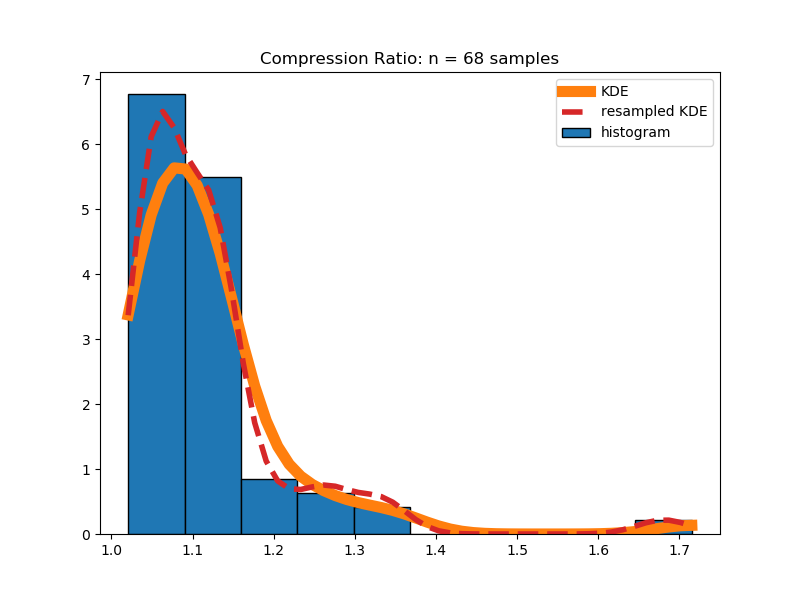
#> input picture tmp/huffman_tests/compression-ratio.png, 800 x 600 px
$ python main_test_img2enc.py --input-file compression-ratio.png
#> lines starting #> are read from the running program, lines starting #| are printed output that depends on the picture
### tmp/huffman_tests/utils/compression.py
# =============================================================================================== #
# Imports
# =============================================================================================== #
from PIL import  Image
from PIL import ImageChops

import os
import sys, string
import copy
import time

from collections import Counter
from itertools import chain

from pprint import pprint

from utils.functions import raw_size, count_symbols, build_tree, trim_tree, assign_codes, pad_bits, to_binary_list
from utils.classes import OutputBitStream

def compressed_size(counts, codes):
    header_size = 2 * 16 # height and width as 16 bit values

    tree_size = len(counts) * (1 + 8) # Leafs: 1 bit flag, 8 bit symbol each
    tree_size += len(counts) - 1 # Nodes: 1 bit flag each
    if tree_size % 8 > 0: # Padding to next full byte
        tree_size += 8 - (tree_size % 8)

    # Sum for each symbol of count * code length
    pixels_size = sum([count * len(codes[symbol]) for symbol, count in counts])
    if pixels_size % 8 > 0: # Padding to next full byte
        pixels_size += 8 - (pixels_size % 8)

    return (header_size + tree_size + pixels_size) / 8


def encode_header(image, bitstream):
    height_bits = pad_bits(to_binary_list(image.height), 16)
    bitstream.write_bits(height_bits)
    width_bits = pad_bits(to_binary_list(image.width), 16)
    bitstream.write_bits(width_bits)
    pass


def encode_tree(tree, bitstream):
    if type(tree) == tuple: # Note - write 0 and encode children
        bitstream.write_bit(0)
        encode_tree(tree[0], bitstream)
        encode_tree(tree[1], bitstream)
    else: # Leaf - write 1, followed by 8 bit symbol
        bitstream.write_bit(1)
        symbol_bits = pad_bits(to_binary_list(tree), 8)
        bitstream.write_bits(symbol_bits)
        pass
    pass


def encode_pixels(image, codes, bitstream):
    for pixel in image.getdata():
        if image.mode == 'L':
            bitstream.write_bits(codes[pixel])
        else:
            for value in pixel:
                bitstream.write_bits(codes[value])
                pass
            pass
        pass
    pass

def compress_image(in_file_name, out_file_name, verbose = 0):
    if verbose > 0:
        print('Compressing "%s" -> "%s"' % (in_file_name, out_file_name))
        pass

    image = Image.open(in_file_name)
    if verbose > 0:
        print('Image shape: (height=%d, width=%d)' % (image.height, image.width))
        print('Image mode: %s' % (image.mode))
        pass

    if image.mode == 'L': channels = 1
    else: channels = 3
    size_raw = raw_size(image.height, image.width, channels = channels)
    if verbose > 0:
        print('RAW image size: %d bytes' % size_raw)
        pass

    counts = count_symbols(image)
    if verbose == 2:
        print('Counts:')
        pprint(counts)
        pass

    tree = build_tree(counts)
    if verbose == 2:
        print('Tree:')
        print(str(tree))
        pass

    trimmed_tree = trim_tree(tree)
    if verbose == 2:
        print('Trimmed tree:')
        print(str(trimmed_tree))
        pass


    codes = assign_codes(trimmed_tree)
    if verbose == 2:
        print('Codes:')
        print(codes)
        pass

    size_estimate = compressed_size(counts, codes)
    if verbose == 2:
        print('Estimated size: %d bytes' % size_estimate)


    if verbose == 2:
        print('Writing...')
    stream = OutputBitStream(out_file_name)
    if verbose == 2:
        print('* Header offset: %d' % stream.bytes_written)
    encode_header(image, stream)
    stream.flush() # Ensure next chunk is byte-aligned
    if verbose == 2:
        print('* Tree offset: %d' % stream.bytes_written)
    encode_tree(trimmed_tree, stream)
    stream.flush() # Ensure next chunk is byte-aligned
    if verbose == 2:
        print('* Pixel offset: %d' % stream.bytes_written)
    encode_pixels(image, codes, stream)
    stream.close()

    size_real = stream.bytes_written
    if verbose == 2:
        print('Wrote %d bytes.' % size_real)
    if verbose == 2:
        print('Estimate is %scorrect.' % ('' if size_estimate == size_real else 'in'))
        print('Compression ratio: %0.2f' % (float(size_raw) / size_real))

    return float(size_raw) / size_real

### tmp/huffman_tests/utils/functions.py

# =============================================================================================== #
# Imports
# =============================================================================================== #

from PIL import  Image
from PIL import ImageChops

import os
import sys, string
import copy
import time

from collections import Counter
from itertools import chain

from pprint import pprint

# =============================================================================================== #
# Calculating Symbol Counts
# =============================================================================================== #

def count_symbols(image):
    pixels = image.getdata()

    if image.mode == 'L': values = pixels
    else: values = chain.from_iterable(pixels)

    counts = Counter(values).items()
    return sorted(counts, key=lambda x:x[::-1])

# =============================================================================================== #
# Building the Tree
# =============================================================================================== #

def build_tree(counts) :
    nodes = [entry[::-1] for entry in counts] # Reverse each (symbol,count) tuple
    while len(nodes) > 1 :
        leastTwo = tuple(nodes[0:2]) # get the 2 to combine
        theRest = nodes[2:] # all the others
        combFreq = leastTwo[0][0] + leastTwo[1][0]  # the branch points freq
        nodes = theRest + [(combFreq, leastTwo)] # add branch point to the end
        nodes.sort(key = lambda x: x[0]) # sort it into place
    return nodes[0] # Return the single tree inside the list

# =============================================================================================== #
# Trimming the Tree
# =============================================================================================== #

def trim_tree(tree) :
    p = tree[1] # Ignore freq count in [0]
    if type(p) is tuple: # Node, trim left then right and recombine
        return (trim_tree(p[0]), trim_tree(p[1]))
    return p # Leaf, just return it

# =============================================================================================== #
# Assigning Codes
# =============================================================================================== #

def assign_codes_impl(codes, node, pat):
    if type(node) == tuple:
        assign_codes_impl(codes, node[0], pat + [0]) # Branch point. Do the left branch
        assign_codes_impl(codes, node[1], pat + [1]) # then do the right branch.
    else:
        codes[node] = pat # A leaf. set its code


def assign_codes(tree):
    codes = {}
    assign_codes_impl(codes, tree, [])
    return codes

# =============================================================================================== #
# Encoding
# =============================================================================================== #

def to_binary_list(n):
    """Convert integer into a list of bits"""
    return [n] if (n <= 1) else to_binary_list(n >> 1) + [n & 1]


def from_binary_list(bits):
    """Convert list of bits into an integer"""
    result = 0
    for bit in bits:
        result = (result << 1) | bit
    return result


def pad_bits(bits, n):
    """Prefix list of bits with enough zeros to reach n digits"""
    assert(n >= len(bits))
    return ([0] * (n - len(bits)) + bits)


def raw_size(width, height, channels = 3):
    header_size = 2 * 16 # height and width as 16 bit values
    pixels_size = channels * 8 * width * height # RGB 3 channels | Grayscale 1 channel, 8 bits per channel
    return (header_size + pixels_size) / 8

### tmp/huffman_tests/utils/classes.py
from PIL import  Image
from PIL import ImageChops

import os
import sys, string
import copy
import time

from collections import Counter
from itertools import chain

from pprint import pprint

from utils.functions import from_binary_list, pad_bits, to_binary_list

# =============================================================================================== #
# Output Bitstream
# =============================================================================================== #

class OutputBitStream(object):
    def __init__(self, file_name):
        self.file_name = file_name
        self.file = open(self.file_name, 'wb')
        self.bytes_written = 0
        self.buffer = []
        pass

    def write_bit(self, value):
        self.write_bits([value])
        pass

    def write_bits(self, values):
        self.buffer += values
        while len(self.buffer) >= 8:
            self._save_byte()
            pass
        pass

    def flush(self):
        if len(self.buffer) > 0: # Add trailing zeros to complete a byte and write it
            self.buffer += [0] * (8 - len(self.buffer))
            self._save_byte()
        assert(len(self.buffer) == 0)
        pass

    def _save_byte(self):
        bits = self.buffer[:8]
        self.buffer[:] = self.buffer[8:]

        byte_value = from_binary_list(bits)
        self.file.write(bytes([byte_value]))
        self.bytes_written += 1
        pass

    def close(self):
        self.flush()
        self.file.close()
        pass
    pass

# =============================================================================================== #
# Input Bitstream
# =============================================================================================== #

class InputBitStream(object):
    def __init__(self, file_name):
        self.file_name = file_name
        self.file = open(self.file_name, 'rb')
        self.bytes_read = 0
        self.buffer = []
        pass

    def read_bit(self):
        return self.read_bits(1)[0]

    def read_bits(self, count):
        while len(self.buffer) < count:
            self._load_byte()
        result = self.buffer[:count]
        self.buffer[:] = self.buffer[count:]
        return result

    def flush(self):
        assert(not any(self.buffer))
        self.buffer[:] = []
        pass

    def _load_byte(self):
        value = ord(self.file.read(1))
        self.buffer += pad_bits(to_binary_list(value), 8)
        self.bytes_read += 1
        pass

    def close(self):
        self.file.close()
        pass
    pass

### tmp/huffman_tests/utils/decompression.py
# =============================================================================================== #
# Imports
# =============================================================================================== #
from PIL import  Image
from PIL import ImageChops

import os
import sys, string
import copy
import time

from collections import Counter
from itertools import chain

from pprint import pprint


from utils.functions import raw_size, count_symbols, build_tree, trim_tree, assign_codes, pad_bits, from_binary_list
from utils.classes import InputBitStream

# =============================================================================================== #
# Decompression
# =============================================================================================== #

def decode_header(bitstream):
    height = from_binary_list(bitstream.read_bits(16))
    width = from_binary_list(bitstream.read_bits(16))
    return (height, width)


# https://stackoverflow.com/a/759766/3962537
def decode_tree(bitstream):
    flag = bitstream.read_bits(1)[0]
    if flag == 1: # Leaf, read and return symbol
        return from_binary_list(bitstream.read_bits(8))
    left = decode_tree(bitstream)
    right = decode_tree(bitstream)
    return (left, right)


def decode_value(tree, bitstream):
    bit = bitstream.read_bits(1)[0]
    node = tree[bit]
    if type(node) == tuple:
        return decode_value(node, bitstream)
    return node


def decode_pixels(height, width, channels, tree, bitstream):
    pixels = bytearray()
    for i in range(height * width * channels):
        pixels.append(decode_value(tree, bitstream))
    if channels == 3:
        return Image.frombytes('RGB', (width, height), bytes(pixels))
    else:
        return Image.frombytes('L', (width, height), bytes(pixels))


def decompress_image(in_file_name, out_file_name, channels):
    if channels == 'L': channels = 1
    else: channels = 3

    print('Decompressing "%s" -> "%s"' % (in_file_name, out_file_name))

    print('Reading...')
    stream = InputBitStream(in_file_name)
    print('* Header offset: %d' % stream.bytes_read)
    height, width = decode_header(stream)
    stream.flush() # Ensure next chunk is byte-aligned
    print('* Tree offset: %d' % stream.bytes_read)
    trimmed_tree = decode_tree(stream)
    stream.flush() # Ensure next chunk is byte-aligned
    print('* Pixel offset: %d' % stream.bytes_read)

    image = decode_pixels(height, width, channels, trimmed_tree, stream)
    stream.close()
    print('Read %d bytes.' % stream.bytes_read)

    print('Image size: (height=%d, width=%d)' % (height, width))
    print('Trimmed tree: %s' % str(trimmed_tree))
    image.save(out_file_name)
    pass

### tmp/huffman_tests/main_test_img2enc.py
# ============================================= #
# Standard Imports
# ============================================= #
from __future__ import print_function
from __future__ import division

from collections import  Counter
from pprint import pprint
from PIL import  Image
from PIL import ImageChops

import matplotlib.pyplot as plt
import numpy as np

import argparse
import copy
import datetime
import os
import random
import skimage
import shutil
import sys
import time
# import visdom
import warnings

from utils.compression import compress_image
from utils.decompression import decompress_image

parser = argparse.ArgumentParser(description='Custom Huffman Encoding Script')
parser.add_argument('--input-file', type=str, dest="input_file",
                    help='Location of input resource to be compressed, from local file system.')
parser.add_argument('--output-dest', type=str, dest="output_file",
                    help='Location of output compressed result, into local file system.')
parser.add_argument('--channels', type=str, dest="channels", choices=["RGB", "L"],
                    help='Type Channels of input Image.')

# =============================================================================================== #
# Util Function
# =============================================================================================== #

def images_equal(file_name_a, file_name_b):
    image_a = Image.open(file_name_a)
    image_b = Image.open(file_name_b)

    diff = ImageChops.difference(image_a, image_b)

    return diff.getbbox() is None


# =============================================================================================== #
# Main Function
# =============================================================================================== #

def main(args):

    in_file_name = args.input_file
    out_file_name = args.output_file

    if os.path.exists(in_file_name) is False:
        print(f"Error: {in_file_name} does not exists!", file=sys.stderr)
        return -1
    if os.path.isfile(in_file_name) is False:
        print(f"Error: {in_file_name} is not a file!", file=sys.stderr)
        return -1

    start = time.time()

    # Compress_image
    compress_image(in_file_name, 'answer.txt')
#> in compress_image, image is the input picture: PIL image 800x600 RGBA; mean R, G, B, A 229.8, 234.6, 238.4, 255
#> in compress_image, `counts = count_symbols(image)`: counts = 256 pairs, first value 0 to 255, second value 24 to 1711236
#> in build_tree, `nodes = [entry[::-1] for entry in counts]`: nodes = 256 pairs, first value 24 to 1711236, second value 0 to 255
#> the loop in build_tree, `while len(nodes) > 1 :` made 255 passes
#> (leastTwo, combFreq) on passes 1 to 3: (((24, 148), (28, 157)), 52), (((30, 156), (31, 64)), 61), (((31, 141), (31, 194)), 62)
#> in compress_image, `codes = assign_codes(trimmed_tree)`: codes = 256 items
#> in compressed_size, `tree_size = len(counts) * (1 + 8)`: tree_size = 2304
#> in compressed_size, `tree_size += len(counts) - 1`: tree_size = 2559
#> in compressed_size, `tree_size += 8 - (tree_size % 8)`: tree_size = 2560
#> in compressed_size, `pixels_size = sum([count * len(codes[symbol]) for symbol, count in cou..`: pixels_size = 2749276
#> in compressed_size, `pixels_size += 8 - (pixels_size % 8)`: pixels_size = 2749280
#> in compress_image, `size_estimate = compressed_size(counts, codes)`: size_estimate = 343984
#> the loop in encode_pixels, `for pixel in image.getdata():` made 480000 passes

    print('-' * 40)

    # Decompress image
    decompress_image('answer.txt', out_file_name, channels = args.channels)
#> in decompress_image, `image = decode_pixels(height, width, channels, trimmed_tree, stream)`:
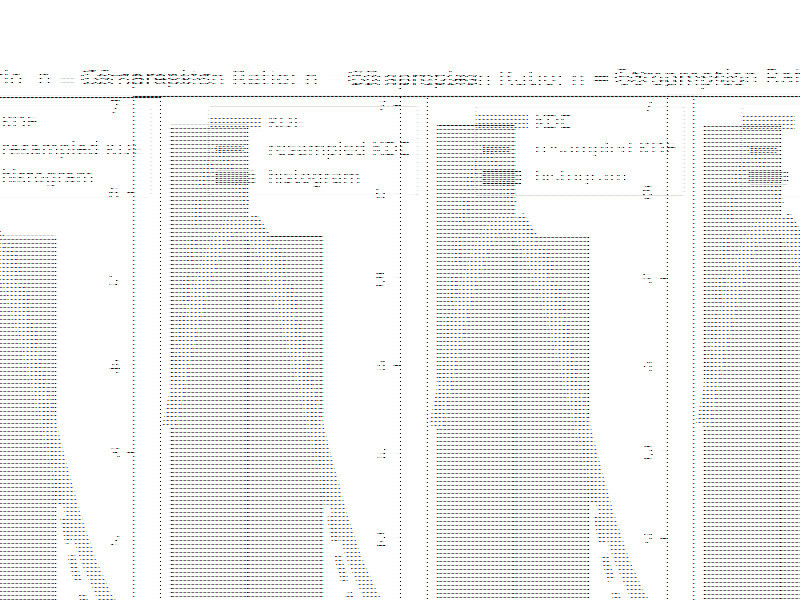
#> image: PIL image 800x600 RGB; mean R, G, B 241.3, 241.3, 241.3

    stop = time.time()
    times = (stop - start) * 1000
    print('-' * 40)

    # Display Enc/Dec elapsed time
    print('Run time takes %d miliseconds' % times)
    print('Images equal = %s' % images_equal(in_file_name, out_file_name))

    return 0

# =============================================================================================== #
# Entry Point
# =============================================================================================== #

if __name__ == "__main__":

    # Parse input arguments
    args, unknown = parser.parse_known_args()

#> (the run stopped early here; a loop or call above may not have finished)
